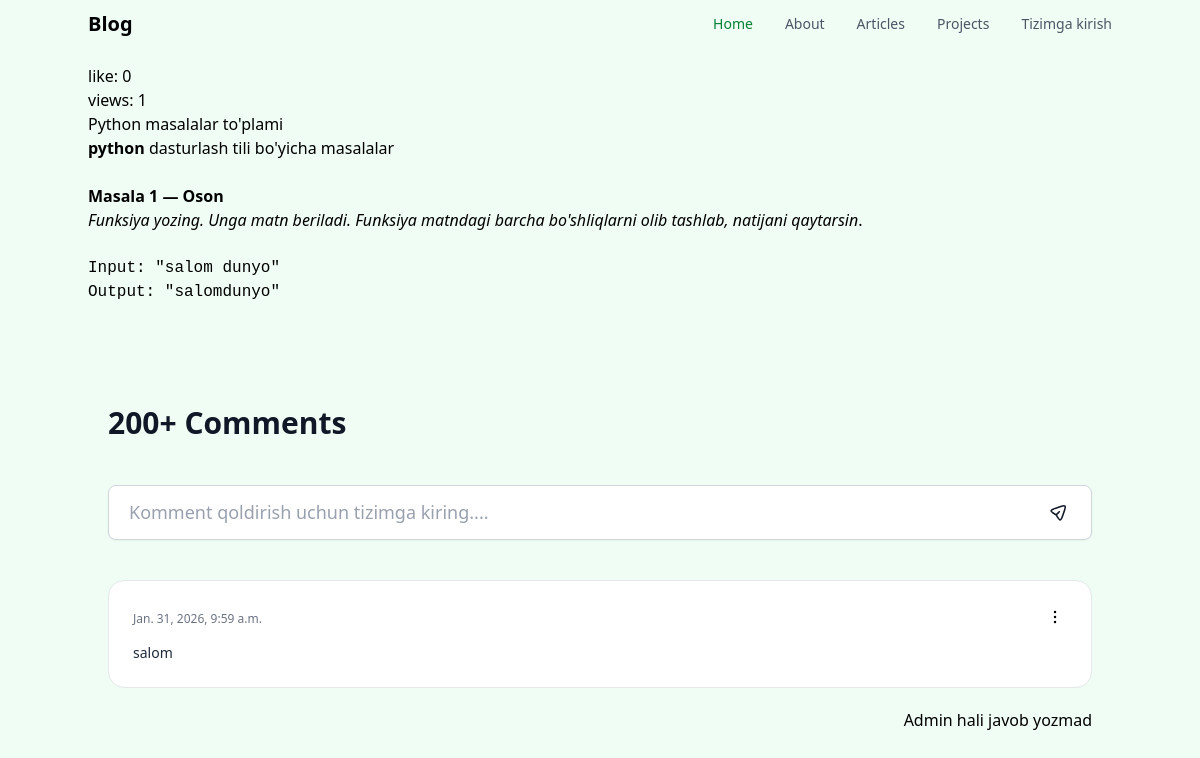
Before: /maqola/detail/1 with the older database file.
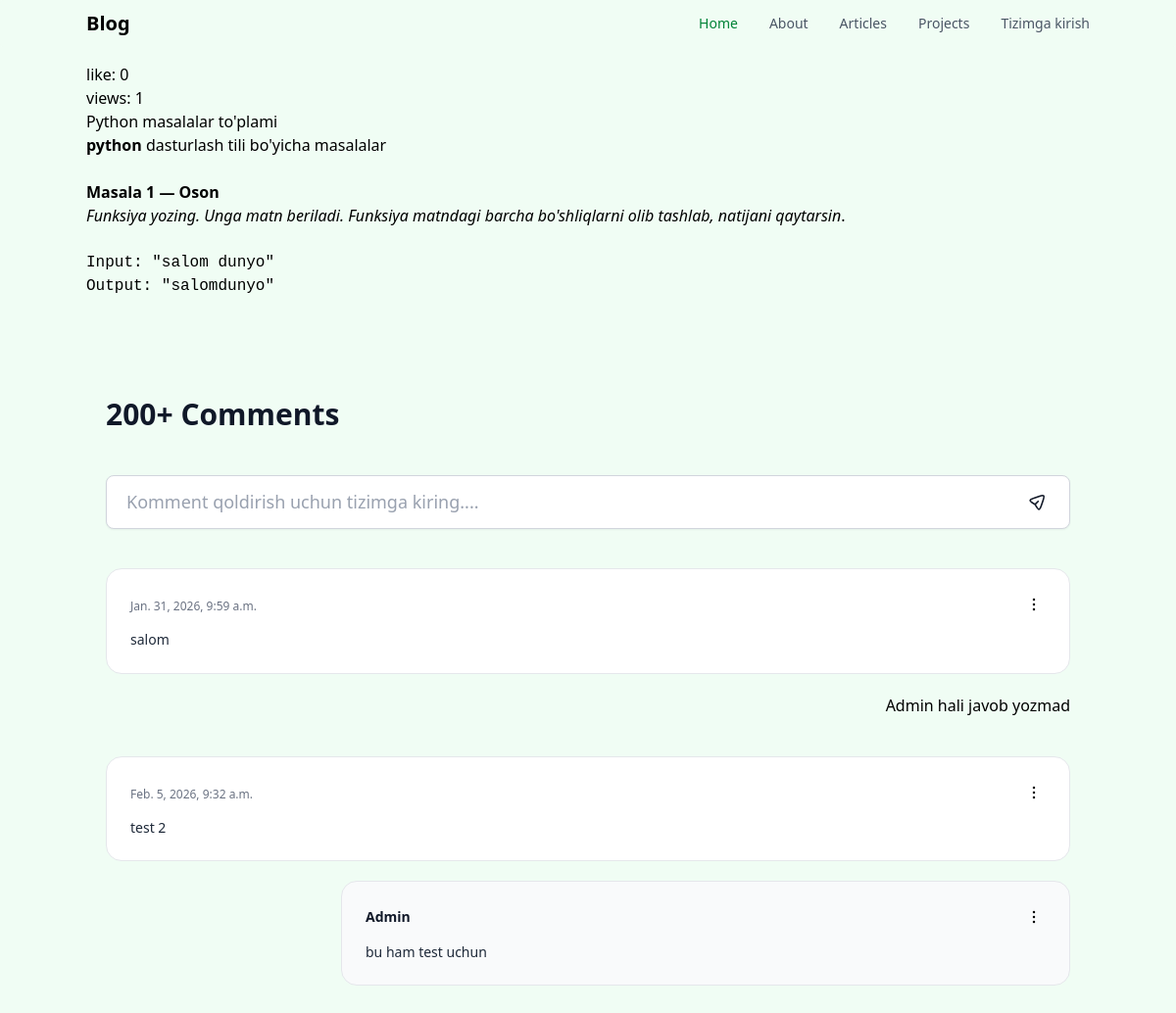
After: the same page with the newer database file.
### maqola/models.py (models this page shows, shortened)
class Maqola(models.Model):
    title = models.CharField(max_length=30)
    subtitle = models.CharField(max_length=30)
    content = RichTextField()
    created_at = models.DateTimeField(default=timezone.now)
    views = models.PositiveIntegerField(default=0)
    category = models.ForeignKey("Category", on_delete=models.CASCADE)

class Comment(models.Model):
    user = models.ForeignKey(UserProfile, on_delete=models.CASCADE)
    maqola = models.ForeignKey("Maqola", on_delete=models.CASCADE)
    vaqti = models.DateTimeField(default=timezone.now)
    adminReply = models.CharField(null=True, blank=True)
    comment = models.TextField()
    status = models.BooleanField(default=False)

### maqola/views.py (the view)
# urls.py: path('detail/<int:id>', detail, name='detail')
def detail(request, id):
    maqola = Maqola.objects.get(id=id)
    maqola.views = maqola.views + 1
    maqola.save()
    comments = Comment.objects.filter(maqola=maqola, status=True)
    likes = Like.objects.filter(maqola=maqola).count()
    return render(request, "detail.html", {"maqola": maqola, "comments": comments, "likes_count": likes})

### templates/detail.html (shortened to what this page needs)
{% extends '_base.html' %}
{% block content %}
    <h1>like: {{likes_count}}</h1>
    <h1>views: {{maqola.views}}</h1>
    <div>
        {{maqola.content | safe}}
    </div>
    <div class="comments">
        <section class="py-24 relative">
            <div class="w-full max-w-7xl px-4 md:px-5 lg:px-5 mx-auto">
                <div class="w-full flex-col justify-start items-start lg:gap-10 gap-6 inline-flex">
                    <h2 class="text-gray-900 text-3xl font-bold font-manrope leading-normal">200+ Comments</h2>
                      <div class="w-full relative flex justify-between gap-2">
                                {% if request.user.is_authenticated %}
                                <input type="text"
                                    class="w-full py-3 px-5 rounded-lg border border-gray-300 bg-white shadow-[0px_1px_2px_0px_rgba(16,_24,_40,_0.05)] focus:outline-none text-gray-900 placeholder-gray-400 text-lg font-normal leading-relaxed"
                                    placeholder="Write comments here....">
                                {% else %}
                                    <input type="text"
                                    disabled
                                    class="w-full py-3 px-5 rounded-lg border border-gray-300 bg-white shadow-[0px_1px_2px_0px_rgba(16,_24,_40,_0.05)] focus:outline-none text-gray-900 placeholder-gray-400 text-lg font-normal leading-relaxed"
                                    placeholder="Komment qoldirish uchun tizimga kiring....">
                                {% endif %}
                                <a href="" class="absolute right-6 top-[18px]">
                                </a>
                        </div>
                   {% for comment in comments %}
                        <div class="w-full flex-col justify-start items-start lg:gap-9 gap-6 flex">
                            <div class="w-full flex-col justify-start items-start gap-8 flex">
                                <div class="w-full flex-col justify-start items-end gap-5 flex">
                                    <div
                                        class="w-full p-6 bg-white rounded-2xl border border-gray-200 flex-col justify-start items-start gap-8 flex">
                                        <div class="w-full flex-col justify-center items-start gap-3.5 flex">
                                            <div class="w-full justify-between items-center inline-flex">
                                                <div class="justify-start items-center gap-2.5 flex">
                                                    <div class="flex-col justify-start items-start gap-1 inline-flex">
                                                        <h6 class="text-gray-500 text-xs font-normal leading-5">{{comment.vaqti}}</h6>
                                                    </div>
                                                </div>
                                                <div class="w-6 h-6 relative">
                                                    <div class="w-full h-fit flex">
                                                        <div class="relative w-full">
                                                            <div class=" absolute left-0 top-0 py-2.5 px-4 text-gray-300"></div>
                                                            <button id="dropdown-button" data-target="dropdown-1"
                                                                class="w-full justify-center dropdown-toggle flex-shrink-0 z-10 flex items-center text-base font-medium text-center text-gray-900 bg-transparent  absolute right-0 top-0"
                                                                type="button">
                                                                <svg xmlns="http://www.w3.org/2000/svg" width="24" height="24"
                                                                    viewBox="0 0 24 24" fill="none">
                                                                    <path
                                                                        d="M12.0161 16.9893V17.0393M12.0161 11.9756V12.0256M12.0161 6.96191V7.01191"
                                                                        stroke="black" stroke-width="2.5"
                                                                        stroke-linecap="round" />
                                                                </svg>
                                                            </button>
                                                        </div>
                                                    </div>
                                                </div>
                                            </div>
                                            <p class="text-gray-800 text-sm font-normal leading-snug">{{comment.comment}}</p>
                                        </div>
                                    </div>
                                    {% if comment.adminReply %}
                                        <div
                                        class="w-full lg:pl-60 md:pl-20 sm:pl-10 pl-7 flex-col justify-start items-end gap-2.5 flex">
                                        <div
                                            class="w-full p-6 bg-gray-50 rounded-2xl border border-gray-200 flex-col justify-start items-start gap-8 flex">
                                            <div class="w-full flex-col justify-center items-start gap-3.5 flex">
                                                <div class="w-full justify-between items-center inline-flex">
                                                    <div class="justify-start items-center gap-2.5 flex">
                                                        <div class="flex-col justify-start items-start gap-1 inline-flex">
                                                            <h5 class="text-gray-900 text-sm font-semibold leading-snug">Admin</h5>
                                                        </div>
                                                    </div>
                                                    <div class="w-6 h-6 relative">
                                                        <div class="w-full h-fit flex">
                                                            <div class="relative w-full">
                                                                <div class=" absolute left-0 top-0 py-2.5 px-4 text-gray-300">
                                                                </div>
                                                                <button id="dropdown-button" data-target="dropdown-2"
                                                                    class="w-full justify-center dropdown-toggle flex-shrink-0 z-10 flex items-center text-base font-medium text-center text-gray-900 bg-transparent  absolute right-0 top-0"
                                                                    type="button">
                                                                    <svg xmlns="http://www.w3.org/2000/svg" width="24"
                                                                        height="24" viewBox="0 0 24 24" fill="none">
                                                                        <path
                                                                            d="M12.0161 16.9893V17.0393M12.0161 11.9756V12.0256M12.0161 6.96191V7.01191"
                                                                            stroke="black" stroke-width="2.5"
                                                                            stroke-linecap="round" />
                                                                    </svg>
                                                                </button>
                                                            </div>
                                                        </div>
                                                    </div>
                                                </div>
                                                <p class="text-gray-800 text-sm font-normal leading-snug">{{comment.adminReply}}</p>
                                            </div>
                                        </div>
                                    </div>
                                    {% else %}
                                        Admin hali javob yozmad
                                    {% endif %}
                                </div>
                            </div>
                        </div>
                   {% endfor %}
                </div>
            </div>
        </section>
    </div>
{% endblock content %}

### templates/_base.html (shortened to what this page needs)
<!DOCTYPE html>
<html lang="en">
<head>
      <script src="https://cdn.jsdelivr.net/npm/@tailwindcss/browser@4"></script>
</head>
<body class="bg-green-50">
    <nav class="bg-green-50 border-gray-200 px-2 sm:px-4 py-2.5 rounded-sm dark:bg-gray-800">
        <div class="container flex flex-wrap items-center justify-between mx-auto">
          <a href="{{ .Site.Params.homepage }}/" class="flex items-center">
              <span class="self-center text-xl font-semibold whitespace-nowrap dark:text-white">Blog</span>
          </a>
          <div class="hidden w-full md:block md:w-auto" id="mobile-menu">
            <ul class="flex flex-col mt-4 md:flex-row md:space-x-8 md:mt-0 md:text-sm md:font-medium">
              <li>
                <a href="#" class="block py-2 pl-3 pr-4 text-white bg-green-700 rounded-sm md:bg-transparent md:text-green-700 md:p-0 dark:text-white" aria-current="page">Home</a>
              </li>
              <li>
                <a href="#" class="block py-2 pl-3 pr-4 text-gray-600 border-b border-gray-100 hover:bg-gray-50 md:hover:bg-transparent md:border-0 md:hover:text-green-700 md:p-0 dark:text-gray-400 md:dark:hover:text-white dark:hover:bg-gray-700 dark:hover:text-white md:dark:hover:bg-transparent dark:border-gray-700">About</a>
              </li>
              <li>
                <a href="#" class="block py-2 pl-3 pr-4 text-gray-600 border-b border-gray-100 hover:bg-gray-50 md:hover:bg-transparent md:border-0 md:hover:text-green-700 md:p-0 dark:text-gray-400 md:dark:hover:text-white dark:hover:bg-gray-700 dark:hover:text-white md:dark:hover:bg-transparent dark:border-gray-700">Articles</a>
              </li>
              <li>
                <a href="#" class="block py-2 pl-3 pr-4 text-gray-600 border-b border-gray-100 hover:bg-gray-50 md:hover:bg-transparent md:border-0 md:hover:text-green-700 md:p-0 dark:text-gray-400 md:dark:hover:text-white dark:hover:bg-gray-700 dark:hover:text-white md:dark:hover:bg-transparent dark:border-gray-700">Projects</a>
              </li>
              <li>
                {% if request.user.is_authenticated %}
                    <a href="{% url 'profile' %}" class="block py-2 pl-3 pr-4 text-gray-600 hover:bg-gray-50 md:hover:bg-transparent md:border-0 md:hover:text-green-700 md:p-0 dark:text-gray-400 md:dark:hover:text-white dark:hover:bg-gray-700 dark:hover:text-white md:dark:hover:bg-transparent">Profilega kirish</a>
                {% else %}
                <a href="{% url "user_sign" %}" class="block py-2 pl-3 pr-4 text-gray-600 hover:bg-gray-50 md:hover:bg-transparent md:border-0 md:hover:text-green-700 md:p-0 dark:text-gray-400 md:dark:hover:text-white dark:hover:bg-gray-700 dark:hover:text-white md:dark:hover:bg-transparent">Tizimga kirish</a>
                {% endif %}
              </li>
            </ul>
          </div>
        </div>
      </nav>
    <div class="container mx-auto mt-4">
        {% block content %}
        {% endblock content %}
    </div>
</body>
</html>

Changed rows visible on the page:
added Comment: vaqti "Feb. 5, 2026, 9:32 a.m.", comment "test 2", adminReply "bu ham test uchun"
